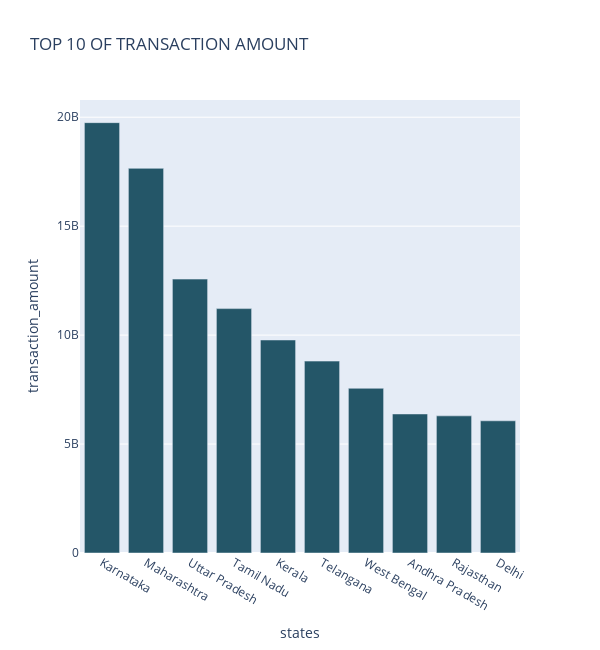
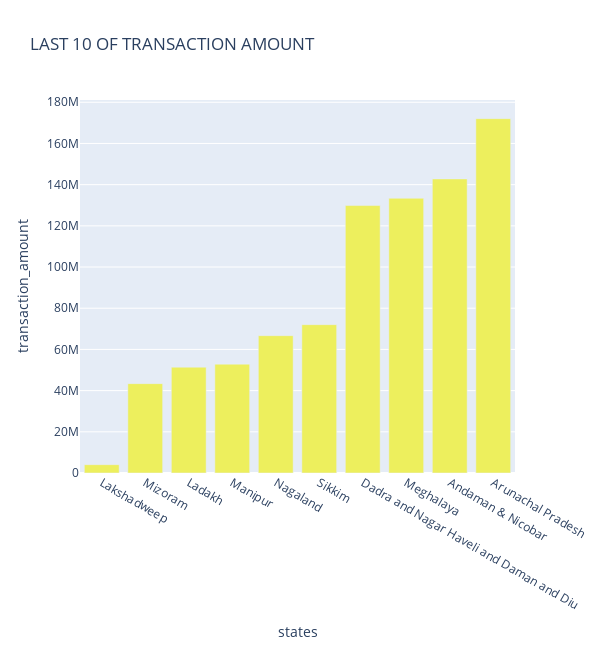
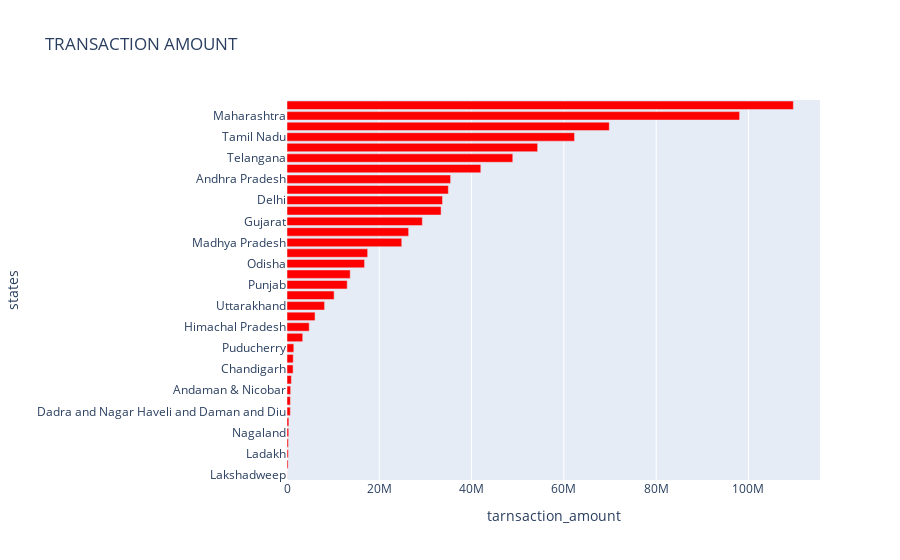

Notebook source saved alongside these figures, in order:
### Code cell
top_chart_transaction_amount("aggregated_insurance")

### Figure 1 — Plotly figure (JSON) as saved in the notebook; plotly's stock layout.template omitted (floating-point values rounded to 4 significant figures)
{"data": [{"alignmentgroup": "True", "hovertemplate": "<b>%{hovertext}</b><br><br>states=%{x}<br>transaction_amount=%{y}<extra></extra>", "hovertext": ["Karnataka", "Maharashtra", "Uttar Pradesh", "Tamil Nadu", "Kerala", "Telangana", "West Bengal", "Andhra Pradesh", "Rajasthan", "Delhi"], "legendgroup": "", "marker": {"color": "rgb(36, 86, 104)", "pattern": {"shape": ""}}, "name": "", "offsetgroup": "", "orientation": "v", "showlegend": false, "textposition": "auto", "type": "bar", "x": ["Karnataka", "Maharashtra", "Uttar Pradesh", "Tamil Nadu", "Kerala", "Telangana", "West Bengal", "Andhra Pradesh", "Rajasthan", "Delhi"], "xaxis": "x", "y": [19750632816, 17654345256, 12570313320, 11215754136, 9776034420, 8807325468, 7559329848, 6381201468, 6293568084, 6066678444], "yaxis": "y"}], "layout": {"barmode": "relative", "height": 650, "legend": {"tracegroupgap": 0}, "title": {"text": "TOP 10 OF TRANSACTION AMOUNT"}, "width": 600, "xaxis": {"anchor": "y", "domain": [0, 1], "title": {"text": "states"}}, "yaxis": {"anchor": "x", "domain": [0, 1], "title": {"text": "transaction_amount"}}}}

### Figure 2 — Plotly figure (JSON) as saved in the notebook; plotly's stock layout.template omitted (floating-point values rounded to 4 significant figures)
{"data": [{"alignmentgroup": "True", "hovertemplate": "<b>%{hovertext}</b><br><br>states=%{x}<br>transaction_amount=%{y}<extra></extra>", "hovertext": ["Lakshadweep", "Mizoram", "Ladakh", "Manipur", "Nagaland", "Sikkim", "Dadra and Nagar Haveli and Daman and Diu", "Meghalaya", "Andaman & Nicobar", "Arunachal Pradesh"], "legendgroup": "", "marker": {"color": "rgb(237, 239, 93)", "pattern": {"shape": ""}}, "name": "", "offsetgroup": "", "orientation": "v", "showlegend": false, "textposition": "auto", "type": "bar", "x": ["Lakshadweep", "Mizoram", "Ladakh", "Manipur", "Nagaland", "Sikkim", "Dadra and Nagar Haveli and Daman and Diu", "Meghalaya", "Andaman & Nicobar", "Arunachal Pradesh"], "xaxis": "x", "y": [4039416, 43392132, 51366936, 52847268, 66680220, 72018840, 129854976, 133376568, 142780344, 172046196], "yaxis": "y"}], "layout": {"barmode": "relative", "height": 650, "legend": {"tracegroupgap": 0}, "title": {"text": "LAST 10 OF TRANSACTION AMOUNT"}, "width": 600, "xaxis": {"anchor": "y", "domain": [0, 1], "title": {"text": "states"}}, "yaxis": {"anchor": "x", "domain": [0, 1], "title": {"text": "transaction_amount"}}}}

### Figure 3 — Plotly figure (JSON) as saved in the notebook; plotly's stock layout.template omitted (floating-point values rounded to 4 significant figures)
{"data": [{"alignmentgroup": "True", "hovertemplate": "<b>%{hovertext}</b><br><br>tarnsaction_amount=%{x}<br>states=%{y}<extra></extra>", "hovertext": ["Lakshadweep", "Mizoram", "Ladakh", "Manipur", "Nagaland", "Sikkim", "Dadra and Nagar Haveli and Daman and Diu", "Meghalaya", "Andaman & Nicobar", "Arunachal Pradesh", "Chandigarh", "Tripura", "Puducherry", "Goa", "Himachal Pradesh", "Jammu & Kashmir", "Uttarakhand", "Chhattisgarh", "Punjab", "Jharkhand", "Odisha", "Assam", "Madhya Pradesh", "Bihar", "Gujarat", "Haryana", "Delhi", "Rajasthan", "Andhra Pradesh", "West Bengal", "Telangana", "Kerala", "Tamil Nadu", "Uttar Pradesh", "Maharashtra", "Karnataka"], "legendgroup": "", "marker": {"color": "rgb(255,0,0)", "pattern": {"shape": ""}}, "name": "", "offsetgroup": "", "orientation": "h", "showlegend": false, "textposition": "auto", "type": "bar", "x": [25890.0, 241100.0, 285400.0, 293600.0, 370400.0, 400100.0, 721400.0, 741000.0, 793200.0, 955800.0, 1319000.0, 1358000.0, 1476000.0, 3405000.0, 4815000.0, 6079000.0, 8146000.0, 10210000.0, 13050000.0, 13700000.0, 16810000.0, 17480000.0, 24870000.0, 26360000.0, 29330000.0, 33390000.0, 33700000.0, 34960000.0, 35450000.0, 42000000.0, 48930000.0, 54310000.0, 62310000.0, 69835074, 98080000.0, 109700000.0], "xaxis": "x", "y": ["Lakshadweep", "Mizoram", "Ladakh", "Manipur", "Nagaland", "Sikkim", "Dadra and Nagar Haveli and Daman and Diu", "Meghalaya", "Andaman & Nicobar", "Arunachal Pradesh", "Chandigarh", "Tripura", "Puducherry", "Goa", "Himachal Pradesh", "Jammu & Kashmir", "Uttarakhand", "Chhattisgarh", "Punjab", "Jharkhand", "Odisha", "Assam", "Madhya Pradesh", "Bihar", "Gujarat", "Haryana", "Delhi", "Rajasthan", "Andhra Pradesh", "West Bengal", "Telangana", "Kerala", "Tamil Nadu", "Uttar Pradesh", "Maharashtra", "Karnataka"], "yaxis": "y"}], "layout": {"barmode": "relative", "legend": {"tracegroupgap": 0}, "title": {"text": "TRANSACTION AMOUNT"}, "xaxis": {"anchor": "y", "domain": [0, 1], "title": {"text": "tarnsaction_amount"}}, "yaxis": {"anchor": "x", "domain": [0, 1], "title": {"text": "states"}}}}
